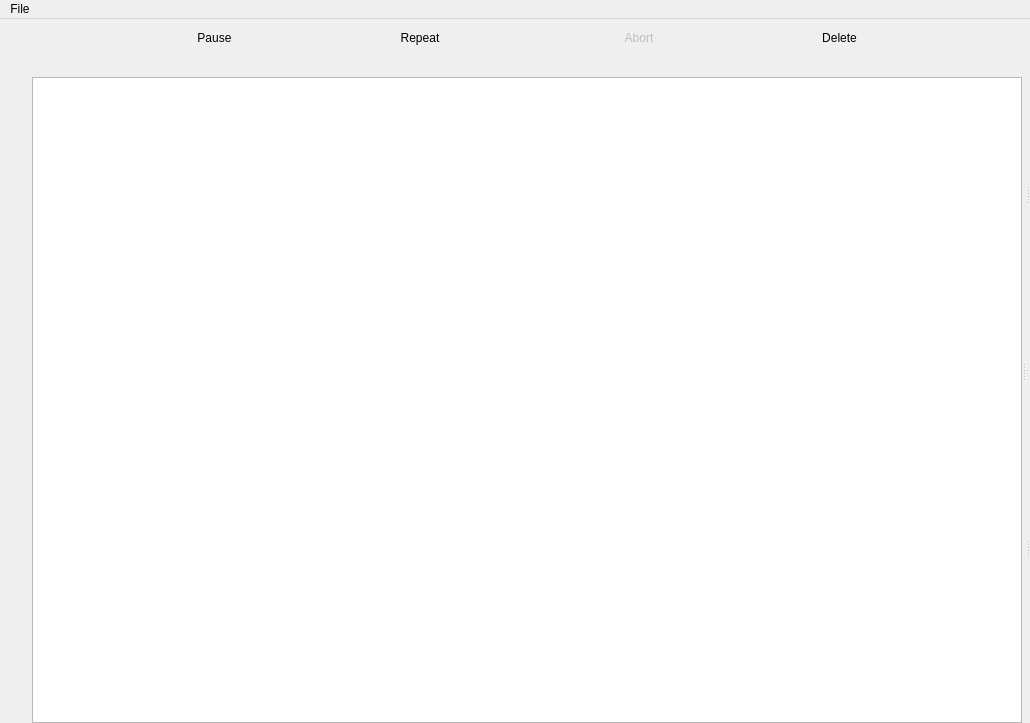
<?xml version="1.0" encoding="UTF-8"?>
<ui version="4.0">
 <class>BLACS</class>
 <widget class="QMainWindow" name="BLACS">
  <property name="geometry">
   <rect>
    <x>0</x>
    <y>0</y>
    <width>1030</width>
    <height>723</height>
   </rect>
  </property>
  <property name="windowTitle">
   <string>blacs - the labscript suite</string>
  </property>
  <property name="windowIcon">
   <iconset resource="../../../../usr/local/lib/python2.7/dist-packages/qtutils/icons/icons.qrc">
    <normaloff>:/qtutils/custom/blacs.png</normaloff>:/qtutils/custom/blacs.png</iconset>
  </property>
  <widget class="QWidget" name="centralwidget">
   <property name="styleSheet">
    <string notr="true">QPushButton {
     border: none;
     padding: 4px;
 }

QPushButton:hover {
     background-color: qlineargradient(x1: 0, y1: 0, x2: 0, y2: 1,
                                       stop: 0 #f6f7fa, stop: 1 #dadbde);
     border: 1px solid #8f8f91;
     border-radius: 3px;
 }

 QPushButton:pressed {
     background-color: qlineargradient(x1: 0, y1: 0, x2: 0, y2: 1,
                                       stop: 0 #dadbde, stop: 1 #f6f7fa);
     border: 1px solid #8f8f91;
     border-radius: 3px;
 }

QPushButton:checked {
     background-color: #dadbde;
     border: 1px solid #8f8f91;
     border-radius: 3px;
 }

QPushButton:hover:checked {
     background-color: qlineargradient(x1: 0, y1: 0, x2: 0, y2: 1,
                                       stop: 0 #dadbde, stop: 1 #f6f7fa);
     border: 1px solid #8f8f91;
     border-radius: 3px;
 }

QToolButton {
     border: none;
     padding: 2px;
 }

QToolButton:hover {
     background-color: qlineargradient(x1: 0, y1: 0, x2: 0, y2: 1,
                                       stop: 0 #f6f7fa, stop: 1 #dadbde);
     border: 1px solid #8f8f91;
     border-radius: 3px;
 }

 QToolButton:pressed {
     background-color: qlineargradient(x1: 0, y1: 0, x2: 0, y2: 1,
                                       stop: 0 #dadbde, stop: 1 #f6f7fa);
     border: 1px solid #8f8f91;
     border-radius: 3px;
 }

QToolButton:checked {
     background-color: #dadbde;
     border: 1px solid #8f8f91;
     border-radius: 3px;
 }

QToolButton:hover:checked {
     background-color: qlineargradient(x1: 0, y1: 0, x2: 0, y2: 1,
                                       stop: 0 #dadbde, stop: 1 #f6f7fa);
     border: 1px solid #8f8f91;
     border-radius: 3px;
 }
</string>
   </property>
   <layout class="QVBoxLayout" name="verticalLayout_13">
    <property name="spacing">
     <number>0</number>
    </property>
    <property name="margin">
     <number>0</number>
    </property>
    <item>
     <layout class="QVBoxLayout" name="notifications">
      <property name="sizeConstraint">
       <enum>QLayout::SetMinimumSize</enum>
      </property>
      <item>
       <layout class="QHBoxLayout" name="notifications_minimized">
        <property name="spacing">
         <number>3</number>
        </property>
        <property name="sizeConstraint">
         <enum>QLayout::SetMinimumSize</enum>
        </property>
        <item>
         <spacer name="horizontalSpacer_6">
          <property name="orientation">
           <enum>Qt::Horizontal</enum>
          </property>
          <property name="sizeType">
           <enum>QSizePolicy::Expanding</enum>
          </property>
          <property name="sizeHint" stdset="0">
           <size>
            <width>40</width>
            <height>0</height>
           </size>
          </property>
         </spacer>
        </item>
       </layout>
      </item>
     </layout>
    </item>
    <item>
     <layout class="QVBoxLayout" name="verticalLayout_12">
      <item>
       <widget class="QSplitter" name="main_splitter">
        <property name="sizePolicy">
         <sizepolicy hsizetype="Expanding" vsizetype="Expanding">
          <horstretch>0</horstretch>
          <verstretch>0</verstretch>
         </sizepolicy>
        </property>
        <property name="orientation">
         <enum>Qt::Horizontal</enum>
        </property>
        <widget class="QWidget" name="verticalLayoutWidget_2">
         <layout class="QVBoxLayout" name="verticalLayout_10">
          <property name="sizeConstraint">
           <enum>QLayout::SetMinimumSize</enum>
          </property>
          <property name="leftMargin">
           <number>6</number>
          </property>
          <property name="topMargin">
           <number>6</number>
          </property>
          <item>
           <layout class="QHBoxLayout" name="horizontalLayout">
            <item>
             <layout class="QVBoxLayout" name="verticalLayout">
              <property name="sizeConstraint">
               <enum>QLayout::SetMinimumSize</enum>
              </property>
              <item>
               <spacer name="verticalSpacer">
                <property name="orientation">
                 <enum>Qt::Vertical</enum>
                </property>
                <property name="sizeHint" stdset="0">
                 <size>
                  <width>20</width>
                  <height>40</height>
                 </size>
                </property>
               </spacer>
              </item>
              <item>
               <widget class="QPushButton" name="queue_push_to_top">
                <property name="sizePolicy">
                 <sizepolicy hsizetype="Fixed" vsizetype="Fixed">
                  <horstretch>0</horstretch>
                  <verstretch>0</verstretch>
                 </sizepolicy>
                </property>
                <property name="minimumSize">
                 <size>
                  <width>20</width>
                  <height>0</height>
                 </size>
                </property>
                <property name="maximumSize">
                 <size>
                  <width>20</width>
                  <height>16777215</height>
                 </size>
                </property>
                <property name="focusPolicy">
                 <enum>Qt::NoFocus</enum>
                </property>
                <property name="toolTip">
                 <string>Move to top</string>
                </property>
                <property name="text">
                 <string/>
                </property>
                <property name="icon">
                 <iconset resource="../../../../usr/local/lib/python2.7/dist-packages/qtutils/icons/icons.qrc">
                  <normaloff>:/qtutils/fugue/arrow-stop-090.png</normaloff>:/qtutils/fugue/arrow-stop-090.png</iconset>
                </property>
               </widget>
              </item>
              <item>
               <widget class="QPushButton" name="queue_push_up">
                <property name="sizePolicy">
                 <sizepolicy hsizetype="Fixed" vsizetype="Fixed">
                  <horstretch>0</horstretch>
                  <verstretch>0</verstretch>
                 </sizepolicy>
                </property>
                <property name="minimumSize">
                 <size>
                  <width>20</width>
                  <height>0</height>
                 </size>
                </property>
                <property name="maximumSize">
                 <size>
                  <width>20</width>
                  <height>16777215</height>
                 </size>
                </property>
                <property name="focusPolicy">
                 <enum>Qt::NoFocus</enum>
                </property>
                <property name="toolTip">
                 <string>Move up</string>
                </property>
                <property name="text">
                 <string/>
                </property>
                <property name="icon">
                 <iconset resource="../../../../usr/local/lib/python2.7/dist-packages/qtutils/icons/icons.qrc">
                  <normaloff>:/qtutils/fugue/arrow-090.png</normaloff>:/qtutils/fugue/arrow-090.png</iconset>
                </property>
               </widget>
              </item>
              <item>
               <widget class="QPushButton" name="queue_push_down">
                <property name="sizePolicy">
                 <sizepolicy hsizetype="Fixed" vsizetype="Fixed">
                  <horstretch>0</horstretch>
                  <verstretch>0</verstretch>
                 </sizepolicy>
                </property>
                <property name="minimumSize">
                 <size>
                  <width>20</width>
                  <height>0</height>
                 </size>
                </property>
                <property name="maximumSize">
                 <size>
                  <width>20</width>
                  <height>16777215</height>
                 </size>
                </property>
                <property name="focusPolicy">
                 <enum>Qt::NoFocus</enum>
                </property>
                <property name="toolTip">
                 <string>Move down</string>
                </property>
                <property name="text">
                 <string/>
                </property>
                <property name="icon">
                 <iconset resource="../../../../usr/local/lib/python2.7/dist-packages/qtutils/icons/icons.qrc">
                  <normaloff>:/qtutils/fugue/arrow-270.png</normaloff>:/qtutils/fugue/arrow-270.png</iconset>
                </property>
               </widget>
              </item>
              <item>
               <widget class="QPushButton" name="queue_push_to_bottom">
                <property name="sizePolicy">
                 <sizepolicy hsizetype="Fixed" vsizetype="Fixed">
                  <horstretch>0</horstretch>
                  <verstretch>0</verstretch>
                 </sizepolicy>
                </property>
                <property name="minimumSize">
                 <size>
                  <width>20</width>
                  <height>0</height>
                 </size>
                </property>
                <property name="maximumSize">
                 <size>
                  <width>20</width>
                  <height>16777215</height>
                 </size>
                </property>
                <property name="focusPolicy">
                 <enum>Qt::NoFocus</enum>
                </property>
                <property name="toolTip">
                 <string>Move to bottom</string>
                </property>
                <property name="text">
                 <string/>
                </property>
                <property name="icon">
                 <iconset resource="../../../../usr/local/lib/python2.7/dist-packages/qtutils/icons/icons.qrc">
                  <normaloff>:/qtutils/fugue/arrow-stop-270.png</normaloff>:/qtutils/fugue/arrow-stop-270.png</iconset>
                </property>
               </widget>
              </item>
              <item>
               <spacer name="verticalSpacer_2">
                <property name="orientation">
                 <enum>Qt::Vertical</enum>
                </property>
                <property name="sizeHint" stdset="0">
                 <size>
                  <width>20</width>
                  <height>40</height>
                 </size>
                </property>
               </spacer>
              </item>
             </layout>
            </item>
            <item>
             <layout class="QVBoxLayout" name="verticalLayout_5">
              <item>
               <layout class="QHBoxLayout" name="horizontalLayout_2">
                <property name="spacing">
                 <number>0</number>
                </property>
                <item>
                 <spacer name="horizontalSpacer_2">
                  <property name="orientation">
                   <enum>Qt::Horizontal</enum>
                  </property>
                  <property name="sizeHint" stdset="0">
                   <size>
                    <width>40</width>
                    <height>20</height>
                   </size>
                  </property>
                 </spacer>
                </item>
                <item>
                 <widget class="QPushButton" name="queue_pause_button">
                  <property name="focusPolicy">
                   <enum>Qt::NoFocus</enum>
                  </property>
                  <property name="toolTip">
                   <string>Pause the queue</string>
                  </property>
                  <property name="text">
                   <string>Pause</string>
                  </property>
                  <property name="icon">
                   <iconset resource="../../../../usr/local/lib/python2.7/dist-packages/qtutils/icons/icons.qrc">
                    <normaloff>:/qtutils/fugue/control-pause.png</normaloff>:/qtutils/fugue/control-pause.png</iconset>
                  </property>
                  <property name="checkable">
                   <bool>true</bool>
                  </property>
                  <property name="checked">
                   <bool>false</bool>
                  </property>
                 </widget>
                </item>
                <item>
                 <spacer name="horizontalSpacer">
                  <property name="orientation">
                   <enum>Qt::Horizontal</enum>
                  </property>
                  <property name="sizeHint" stdset="0">
                   <size>
                    <width>40</width>
                    <height>20</height>
                   </size>
                  </property>
                 </spacer>
                </item>
                <item>
                 <widget class="QPushButton" name="queue_repeat_button">
                  <property name="focusPolicy">
                   <enum>Qt::NoFocus</enum>
                  </property>
                  <property name="toolTip">
                   <string>Re-add shots to the end of the queue after completion</string>
                  </property>
                  <property name="text">
                   <string>Repeat</string>
                  </property>
                  <property name="icon">
                   <iconset resource="../../../../usr/local/lib/python2.7/dist-packages/qtutils/icons/icons.qrc">
                    <normaloff>:/qtutils/fugue/arrow-repeat.png</normaloff>:/qtutils/fugue/arrow-repeat.png</iconset>
                  </property>
                  <property name="checkable">
                   <bool>true</bool>
                  </property>
                 </widget>
                </item>
                <item>
                 <widget class="QToolButton" name="repeat_mode_select_button">
                  <property name="toolTip">
                   <string>Select repeat mode</string>
                  </property>
                  <property name="text">
                   <string/>
                  </property>
                  <property name="icon">
                   <iconset resource="../../../../usr/local/lib/python2.7/dist-packages/qtutils/icons/icons.qrc">
                    <normaloff>:/qtutils/fugue/control-270.png</normaloff>:/qtutils/fugue/control-270.png</iconset>
                  </property>
                  <property name="iconSize">
                   <size>
                    <width>8</width>
                    <height>19</height>
                   </size>
                  </property>
                  <property name="popupMode">
                   <enum>QToolButton::InstantPopup</enum>
                  </property>
                  <property name="arrowType">
                   <enum>Qt::NoArrow</enum>
                  </property>
                 </widget>
                </item>
                <item>
                 <spacer name="horizontalSpacer_5">
                  <property name="orientation">
                   <enum>Qt::Horizontal</enum>
                  </property>
                  <property name="sizeHint" stdset="0">
                   <size>
                    <width>40</width>
                    <height>20</height>
                   </size>
                  </property>
                 </spacer>
                </item>
                <item>
                 <widget class="QPushButton" name="queue_abort_button">
                  <property name="enabled">
                   <bool>false</bool>
                  </property>
                  <property name="focusPolicy">
                   <enum>Qt::NoFocus</enum>
                  </property>
                  <property name="toolTip">
                   <string>Abort current shot in progress</string>
                  </property>
                  <property name="text">
                   <string>Abort</string>
                  </property>
                  <property name="icon">
                   <iconset resource="../../../../usr/local/lib/python2.7/dist-packages/qtutils/icons/icons.qrc">
                    <normaloff>:/qtutils/fugue/cross-octagon.png</normaloff>:/qtutils/fugue/cross-octagon.png</iconset>
                  </property>
                 </widget>
                </item>
                <item>
                 <spacer name="horizontalSpacer_3">
                  <property name="orientation">
                   <enum>Qt::Horizontal</enum>
                  </property>
                  <property name="sizeHint" stdset="0">
                   <size>
                    <width>40</width>
                    <height>20</height>
                   </size>
                  </property>
                 </spacer>
                </item>
                <item>
                 <widget class="QPushButton" name="queue_delete_button">
                  <property name="focusPolicy">
                   <enum>Qt::NoFocus</enum>
                  </property>
                  <property name="toolTip">
                   <string>Delete selected shots from queue</string>
                  </property>
                  <property name="text">
                   <string>Delete</string>
                  </property>
                  <property name="icon">
                   <iconset resource="../../../../usr/local/lib/python2.7/dist-packages/qtutils/icons/icons.qrc">
                    <normaloff>:/qtutils/fugue/minus.png</normaloff>:/qtutils/fugue/minus.png</iconset>
                  </property>
                 </widget>
                </item>
                <item>
                 <spacer name="horizontalSpacer_4">
                  <property name="orientation">
                   <enum>Qt::Horizontal</enum>
                  </property>
                  <property name="sizeHint" stdset="0">
                   <size>
                    <width>40</width>
                    <height>20</height>
                   </size>
                  </property>
                 </spacer>
                </item>
               </layout>
              </item>
              <item>
               <widget class="QLabel" name="queue_status">
                <property name="sizePolicy">
                 <sizepolicy hsizetype="Preferred" vsizetype="Preferred">
                  <horstretch>0</horstretch>
                  <verstretch>0</verstretch>
                 </sizepolicy>
                </property>
                <property name="text">
                 <string/>
                </property>
                <property name="alignment">
                 <set>Qt::AlignCenter</set>
                </property>
                <property name="wordWrap">
                 <bool>true</bool>
                </property>
               </widget>
              </item>
              <item>
               <widget class="QueueTreeview" name="treeview">
                <property name="sizePolicy">
                 <sizepolicy hsizetype="Expanding" vsizetype="Expanding">
                  <horstretch>0</horstretch>
                  <verstretch>1</verstretch>
                 </sizepolicy>
                </property>
                <property name="acceptDrops">
                 <bool>true</bool>
                </property>
                <property name="toolTip">
                 <string/>
                </property>
                <property name="editTriggers">
                 <set>QAbstractItemView::NoEditTriggers</set>
                </property>
                <property name="dragDropMode">
                 <enum>QAbstractItemView::DropOnly</enum>
                </property>
                <property name="selectionMode">
                 <enum>QAbstractItemView::ExtendedSelection</enum>
                </property>
                <property name="animated">
                 <bool>true</bool>
                </property>
               </widget>
              </item>
             </layout>
            </item>
           </layout>
          </item>
          <item>
           <layout class="QVBoxLayout" name="analysis"/>
          </item>
         </layout>
        </widget>
        <widget class="QSplitter" name="tab_horizontal_splitter">
         <property name="sizePolicy">
          <sizepolicy hsizetype="Expanding" vsizetype="Expanding">
           <horstretch>0</horstretch>
           <verstretch>0</verstretch>
          </sizepolicy>
         </property>
         <property name="orientation">
          <enum>Qt::Vertical</enum>
         </property>
         <widget class="QSplitter" name="tab_top_vertical_splitter">
          <property name="sizePolicy">
           <sizepolicy hsizetype="Expanding" vsizetype="Expanding">
            <horstretch>0</horstretch>
            <verstretch>0</verstretch>
           </sizepolicy>
          </property>
          <property name="orientation">
           <enum>Qt::Horizontal</enum>
          </property>
          <widget class="QWidget" name="widget_2" native="true">
           <layout class="QVBoxLayout" name="verticalLayout_3">
            <item>
             <layout class="QVBoxLayout" name="tab_container_0"/>
            </item>
           </layout>
          </widget>
          <widget class="QWidget" name="widget_5" native="true">
           <layout class="QVBoxLayout" name="verticalLayout_4">
            <item>
             <layout class="QVBoxLayout" name="tab_container_1"/>
            </item>
           </layout>
          </widget>
         </widget>
         <widget class="QSplitter" name="tab_bottom_vertical_splitter">
          <property name="sizePolicy">
           <sizepolicy hsizetype="Expanding" vsizetype="Expanding">
            <horstretch>0</horstretch>
            <verstretch>0</verstretch>
           </sizepolicy>
          </property>
          <property name="orientation">
           <enum>Qt::Horizontal</enum>
          </property>
          <widget class="QWidget" name="widget_3" native="true">
           <layout class="QVBoxLayout" name="verticalLayout_6">
            <item>
             <layout class="QVBoxLayout" name="tab_container_2"/>
            </item>
           </layout>
          </widget>
          <widget class="QWidget" name="widget_6" native="true">
           <layout class="QVBoxLayout" name="verticalLayout_8">
            <item>
             <layout class="QVBoxLayout" name="tab_container_3"/>
            </item>
           </layout>
          </widget>
         </widget>
        </widget>
       </widget>
      </item>
     </layout>
    </item>
   </layout>
  </widget>
  <widget class="QMenuBar" name="menubar">
   <property name="geometry">
    <rect>
     <x>0</x>
     <y>0</y>
     <width>1030</width>
     <height>25</height>
    </rect>
   </property>
   <widget class="QMenu" name="menuFile">
    <property name="title">
     <string>File</string>
    </property>
    <addaction name="actionAdd_to_queue"/>
    <addaction name="actionOpen"/>
    <addaction name="actionSave"/>
    <addaction name="separator"/>
    <addaction name="actionOpenPreferences"/>
    <addaction name="separator"/>
    <addaction name="actionExit"/>
   </widget>
   <addaction name="menuFile"/>
  </widget>
  <action name="actionOpen">
   <property name="icon">
    <iconset resource="../../../../usr/local/lib/python2.7/dist-packages/qtutils/icons/icons.qrc">
     <normaloff>:/qtutils/fugue/folder-open.png</normaloff>:/qtutils/fugue/folder-open.png</iconset>
   </property>
   <property name="text">
    <string>Load front-panel</string>
   </property>
  </action>
  <action name="actionSave">
   <property name="icon">
    <iconset resource="../../../../usr/local/lib/python2.7/dist-packages/qtutils/icons/icons.qrc">
     <normaloff>:/qtutils/fugue/disk.png</normaloff>:/qtutils/fugue/disk.png</iconset>
   </property>
   <property name="text">
    <string>Save front-panel</string>
   </property>
  </action>
  <action name="actionExit">
   <property name="icon">
    <iconset resource="../../../../usr/local/lib/python2.7/dist-packages/qtutils/icons/icons.qrc">
     <normaloff>:/qtutils/fugue/cross-button.png</normaloff>:/qtutils/fugue/cross-button.png</iconset>
   </property>
   <property name="text">
    <string>Exit</string>
   </property>
  </action>
  <action name="actionOpenPreferences">
   <property name="icon">
    <iconset resource="../../../../usr/local/lib/python2.7/dist-packages/qtutils/icons/icons.qrc">
     <normaloff>:/qtutils/fugue/gear.png</normaloff>:/qtutils/fugue/gear.png</iconset>
   </property>
   <property name="text">
    <string>Preferences</string>
   </property>
  </action>
  <action name="actionAdd_to_queue">
   <property name="icon">
    <iconset resource="../../../../usr/local/lib/python2.7/dist-packages/qtutils/icons/icons.qrc">
     <normaloff>:/qtutils/fugue/plus.png</normaloff>:/qtutils/fugue/plus.png</iconset>
   </property>
   <property name="text">
    <string>Add to queue</string>
   </property>
  </action>
  <action name="actionEdit_Connection_Table">
   <property name="text">
    <string>Edit</string>
   </property>
  </action>
  <action name="actionSelect_Globals">
   <property name="text">
    <string>Select Globals</string>
   </property>
  </action>
  <action name="actionRecompile">
   <property name="text">
    <string>Recompile</string>
   </property>
  </action>
 </widget>
 <customwidgets>
  <customwidget>
   <class>QueueTreeview</class>
   <extends>QTreeView</extends>
   <header>qtutils/widgets.h</header>
  </customwidget>
 </customwidgets>
 <tabstops>
  <tabstop>queue_pause_button</tabstop>
  <tabstop>queue_repeat_button</tabstop>
  <tabstop>queue_delete_button</tabstop>
  <tabstop>queue_push_to_top</tabstop>
  <tabstop>queue_push_up</tabstop>
  <tabstop>queue_push_down</tabstop>
  <tabstop>queue_push_to_bottom</tabstop>
 </tabstops>
 <resources>
  <include location="../../../../usr/local/lib/python2.7/dist-packages/qtutils/icons/icons.qrc"/>
 </resources>
 <connections>
  <connection>
   <sender>actionExit</sender>
   <signal>activated()</signal>
   <receiver>BLACS</receiver>
   <slot>close()</slot>
   <hints>
    <hint type="sourcelabel">
     <x>-1</x>
     <y>-1</y>
    </hint>
    <hint type="destinationlabel">
     <x>399</x>
     <y>299</y>
    </hint>
   </hints>
  </connection>
 </connections>
</ui>
